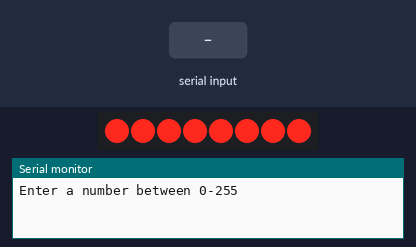
Recording of a sketch running on a simulated Arduino Uno, built with avr-gcc and run on an emulated ATmega328P. On the bench: 8 shift-register outputs drawn as a row of LEDs (first output left, lit = HIGH), the last lines printed to the serial monitor. Wiring (inferred from the names in the program): shift register (74HC595): data pin 6; shift clock pin 7; latch pin 8. Wiring (inferred from the signals the program sends): row of LEDs: on Q0, Q1, Q2, Q3, Q4, Q5, Q6, Q7. The test bench sets the inputs (shaded band).

Above: at 1.2 s.
1.3 s: "90,45\n" received over Serial
At 2.0 s:
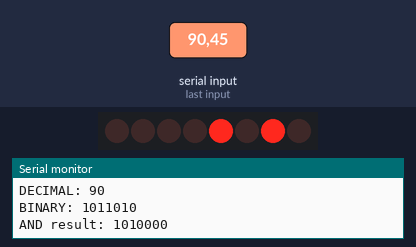
At 5.5 s:
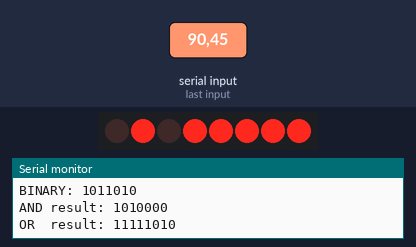
Timing chart, 0 to 24.8 s (numbered marks = the images above; inputs shaded):
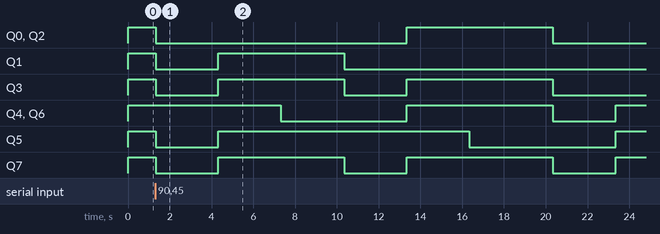

Measured:
- after the input at 1.3 s, Q0: HIGH → LOW at once, → HIGH 12.0 s later, → LOW 7.0 s later; Q1: HIGH → LOW at once, → HIGH 3.0 s later, → LOW 6.0 s later

The sketch:

ArduinoWorkshop_Bitwise_operators.ino
```cpp
// AND & ---- OR | ---- XOR ^ ---- NOT ~ ---- SHIFT LEFT << ---- SHIFT RIGHT >> ----

const int dataPin = 6;//6
const int clockPin = 7;//7
const int latchPin = 8;//8

byte ledMap = 0b11110000;
int delayTime = 3000;

void setup() {
  // put your setup code here, to run once:
  pinMode(dataPin, OUTPUT);
  pinMode(clockPin, OUTPUT);
  pinMode(latchPin, OUTPUT);
  Serial.begin(9600);

  shiftWrite(0b11111111);
  Serial.println("Enter a number between 0-255");
}
void loop() {
  if(Serial.available())
  {
    Serial.println("Enter a number between 0-255");
    Serial.println();
    int inputVal = Serial.parseInt();
    byte output;

    while(inputVal > 255)
    {
      Serial.println("Uh oh, try again");
      Serial.println("Enter a number between 0-255");

    }

    Serial.print("DECIMAL: ");
    Serial.println(inputVal);
    Serial.print("BINARY: ");
    Serial.println(inputVal, BIN);
    Serial.println();

    output=ledMap & inputVal;
    Serial.print("AND result: ");
    Serial.println(output, BIN);
    shiftWrite(output);
    delay(delayTime);

    output=ledMap | inputVal;
    Serial.print("OR  result: ");
    Serial.println(output, BIN);
    shiftWrite(output);
    delay(delayTime);

    output=ledMap ^ inputVal;
    Serial.print("XOR result: ");
    Serial.println(output, BIN);
    shiftWrite(output);
    delay(delayTime);
    Serial.println();
  }

}
void shiftWrite(byte value)
{
  digitalWrite(latchPin, LOW );
  shiftOut(dataPin, clockPin, MSBFIRST, value);
  digitalWrite(latchPin, HIGH);
}
```
